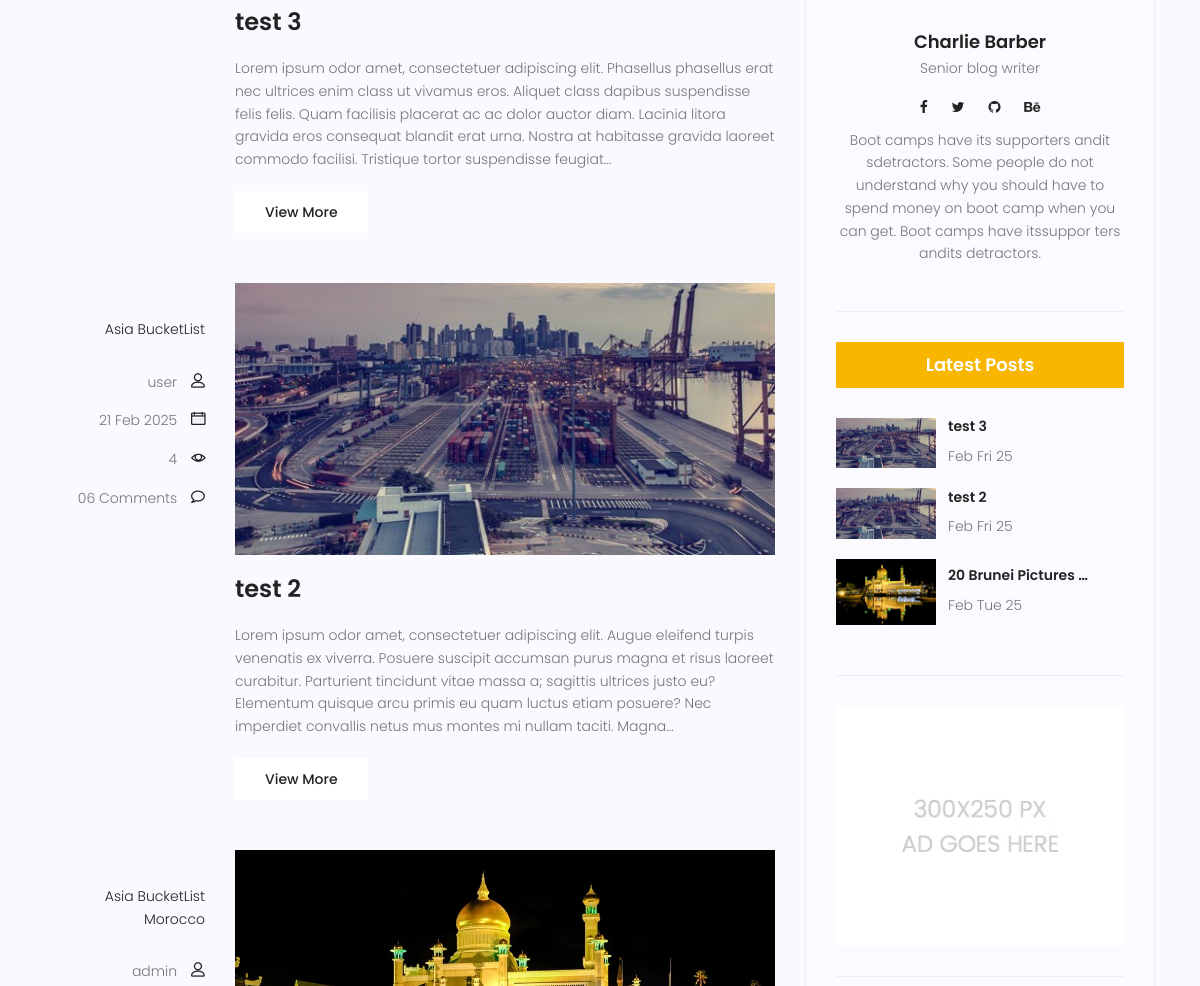
The app's page /blog/search/ (middle part), older data.
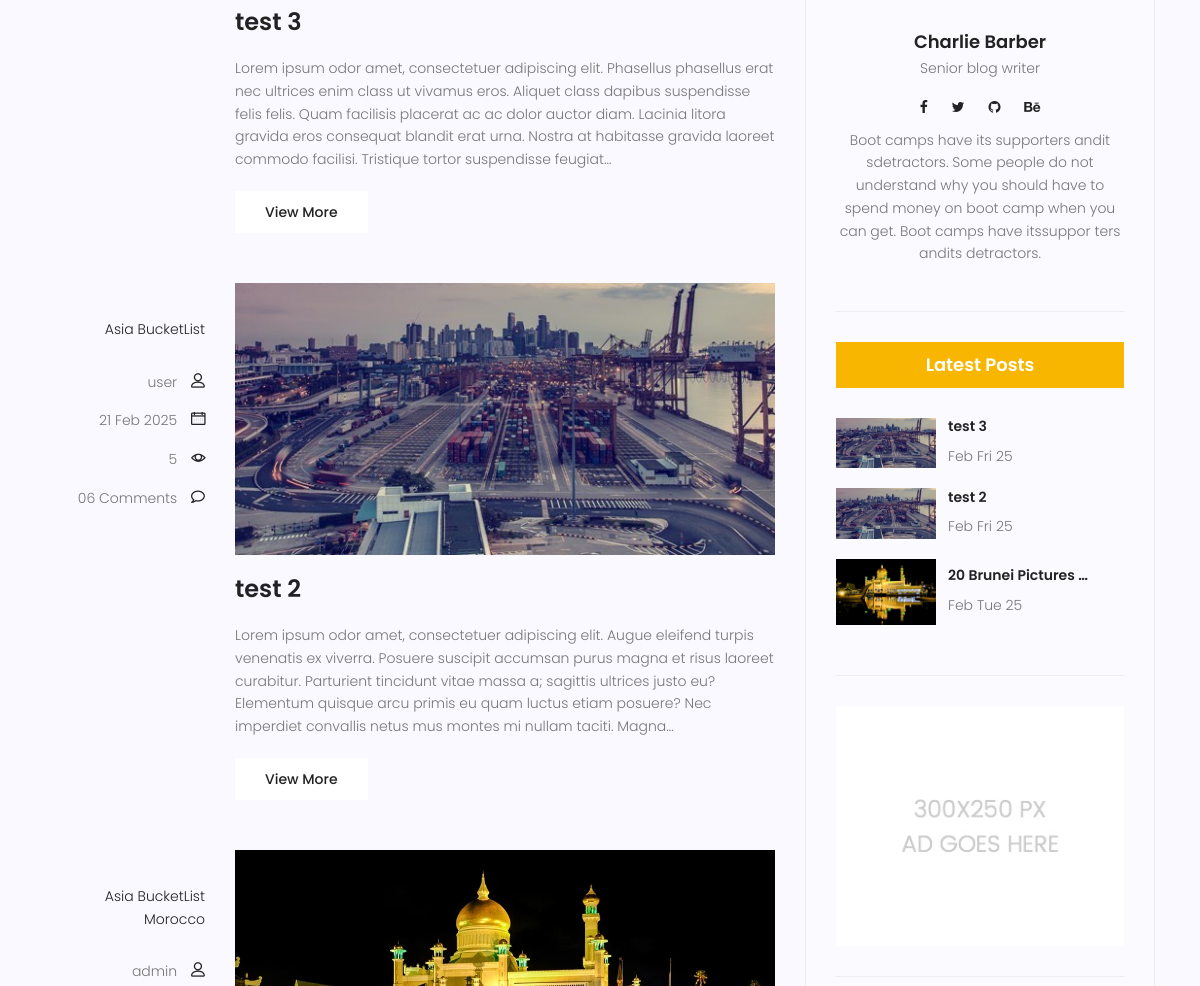
The same page, newer data.
### app_blog/models.py (models this page shows, shortened)
class blog(models.Model):
    image = models.ImageField(upload_to='blog', default='blog/blog_default.jpg')
    author = models.ForeignKey(User, on_delete=models.SET_NULL, null=True)
    title = models.CharField(max_length=255)
    content = models.TextField()
    category = models.ManyToManyField(category)
    counted_views = models.IntegerField(default=0)
    status = models.BooleanField(default=False)
    published_date = models.DateTimeField(null=True)
    created_date = models.DateField(auto_now_add=True)
    updated_date = models.DateTimeField(auto_now=True)
    @property
    def excert(self):
        return Truncator(self.content).words(50)

### app_blog/views.py (the view)
# urls.py: path('blog/search/', views.blog_search, name='blog_search'),
def blog_search(request):
    filters = Q(status=True, published_date__lte = timezone.now())
    if str := request.GET.get('search'):
        filters &= Q(content__contains=str)
    posts = models.blog.objects.filter(filters).order_by('-pk')
    context = {'posts': posts}
    return render(request, 'app_blog/blog-home.html', context)

### app_blog/models.py (called while the page is built)
    def __str__(self):
        return self.name

### app_blog/templatetags/app_blog_tags.py (called while the page is built)
@register.inclusion_tag('app_blog/latest_post.html')
def latestpost():
    posts = blog.objects.filter(status=True, published_date__lte=timezone.now()).order_by('-pk')[:3]
    return {'posts': posts}

@register.inclusion_tag('app_blog/post_categories.html')
def postcategories():
    filters = Q(status=True, published_date__lte = timezone.now())
    categories = blog.objects.values('category__name').filter(filters).annotate(count=Count('id'))
    return {'cats': categories}

@register.inclusion_tag('app_blog/post_categories_list1.html')
def post_categories_list():
    filters = Q(status=True, published_date__lte = timezone.now())
    categorise = blog.objects.values('category__name').filter(filters).distinct()
    return {'cats': categorise}

### app_blog/templates/app_blog/blog-home.html (shortened to what this page needs)
{% extends 'app_blog/base.html' %}
{% load static %}
{% load app_blog_tags %}
{% block content %}
			<section class="post-content-area">
				<div class="container">
					<div class="row">
						<div class="col-lg-8 posts-list">
							{% for post in posts %}
								<div class="single-post row">
									<div class="col-lg-3  col-md-3 meta-details">
										<ul class="tags">
											{% for tag in post.category.all %}
												<li><a href="{% url 'app_blog:blog_home' cat=tag %}">{{tag}}</a></li>
											{% endfor %}
										</ul>
										<div class="user-details row">
											<p class="user-name col-lg-12 col-md-12 col-6"><a href="{% url 'app_blog:blog_home' user=post.author %}">{{post.author}}</a> <span class="lnr lnr-user"></span></p>
											<p class="date col-lg-12 col-md-12 col-6"><a href="#">{{post.published_date| date:"d M Y"}}</a> <span class="lnr lnr-calendar-full"></span></p>
											<p class="view col-lg-12 col-md-12 col-6"><a href="#">{{post.counted_views}}</a> <span class="lnr lnr-eye"></span></p>
											<p class="comments col-lg-12 col-md-12 col-6"><a href="#">06 Comments</a> <span class="lnr lnr-bubble"></span></p>
										</div>
									</div>
									<div class="col-lg-9 col-md-9 ">
										<div class="feature-img">
											<img class="img-fluid" src="{{ post.image.url }}" alt="">
										</div>
										<a class="posts-title" href="{% url 'app_blog:blog_detail' post.id %}"><h3>{{post.title}}</h3></a>
										<p class="excert">
											{{post.excert}}
										</p>
										<a href="{% url 'app_blog:blog_detail' post.id %}" class="primary-btn">View More</a>
									</div>
								</div>
							{% endfor %}
						</div>
						<div class="col-lg-4 sidebar-widgets">
							<div class="widget-wrap">
								<div class="single-sidebar-widget user-info-widget">
									<a href="#"><h4>Charlie Barber</h4></a>
									<p>
										Senior blog writer
									</p>
									<ul class="social-links">
										<li><a href="#"><i class="fa fa-facebook"></i></a></li>
										<li><a href="#"><i class="fa fa-twitter"></i></a></li>
										<li><a href="#"><i class="fa fa-github"></i></a></li>
										<li><a href="#"><i class="fa fa-behance"></i></a></li>
									</ul>
									<p>
										Boot camps have its supporters andit sdetractors. Some people do not understand why you should have to spend money on boot camp when you can get. Boot camps have itssuppor ters andits detractors.
									</p>
								</div>
								{% latestpost %}
								<div class="single-sidebar-widget ads-widget">
									<a href="#"><img class="img-fluid" src="{% static 'app_blog/img/blog/ads-banner.jpg' %}" alt=""></a>
								</div>
							</div>
						</div>
					</div>
				</div>
			</section>
		</body>
	</html>
{% endblock %}

### app_blog/templates/app_blog/latest_post.html
<div class="single-sidebar-widget popular-post-widget">
    <h4 class="popular-title">Latest Posts</h4>
        <div class="popular-post-list">
        {% for post in posts %}
        <div class="single-post-list d-flex flex-row align-items-center">
            <div class="thumb">
                <img class="img-fluid" src="{{post.image.url}}" alt="" style="max-width: 100px;">
            </div>
            <div class="details">
                <a href="{% url 'app_blog:blog_detail' post.id %}"><h6>{{post.title|truncatewords:3}}</h6></a>
                <p>{{post.published_date|date:"M D y"}}</p>
            </div>
        </div>
        {% endfor %}
    </div>
</div>

Row changes from the older to the newer data that the page shows:
changed blog "test 2": counted_views "4" → "5"
